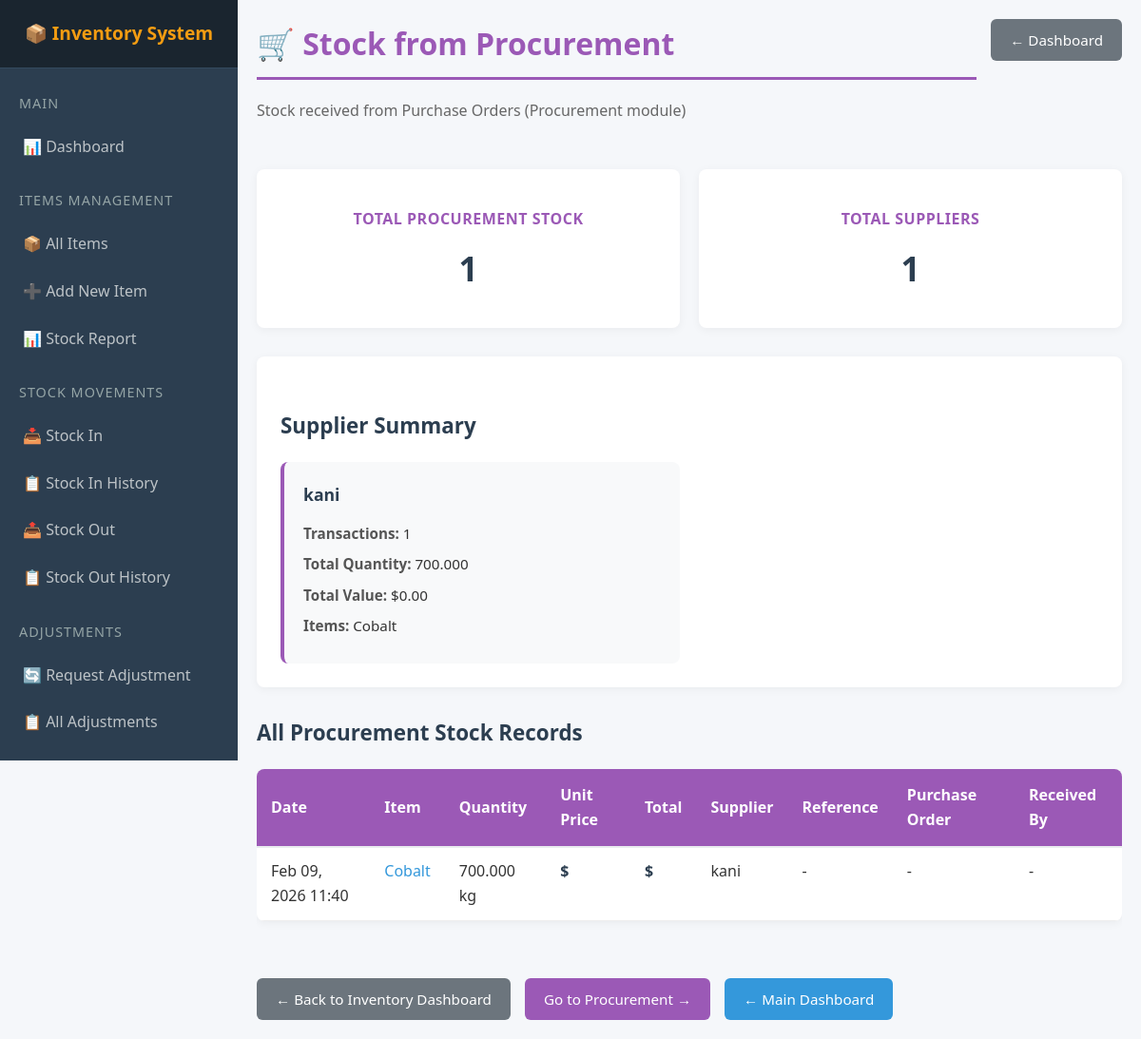
The page /inventory/procurement/ (signed in) on the database as committed earlier.
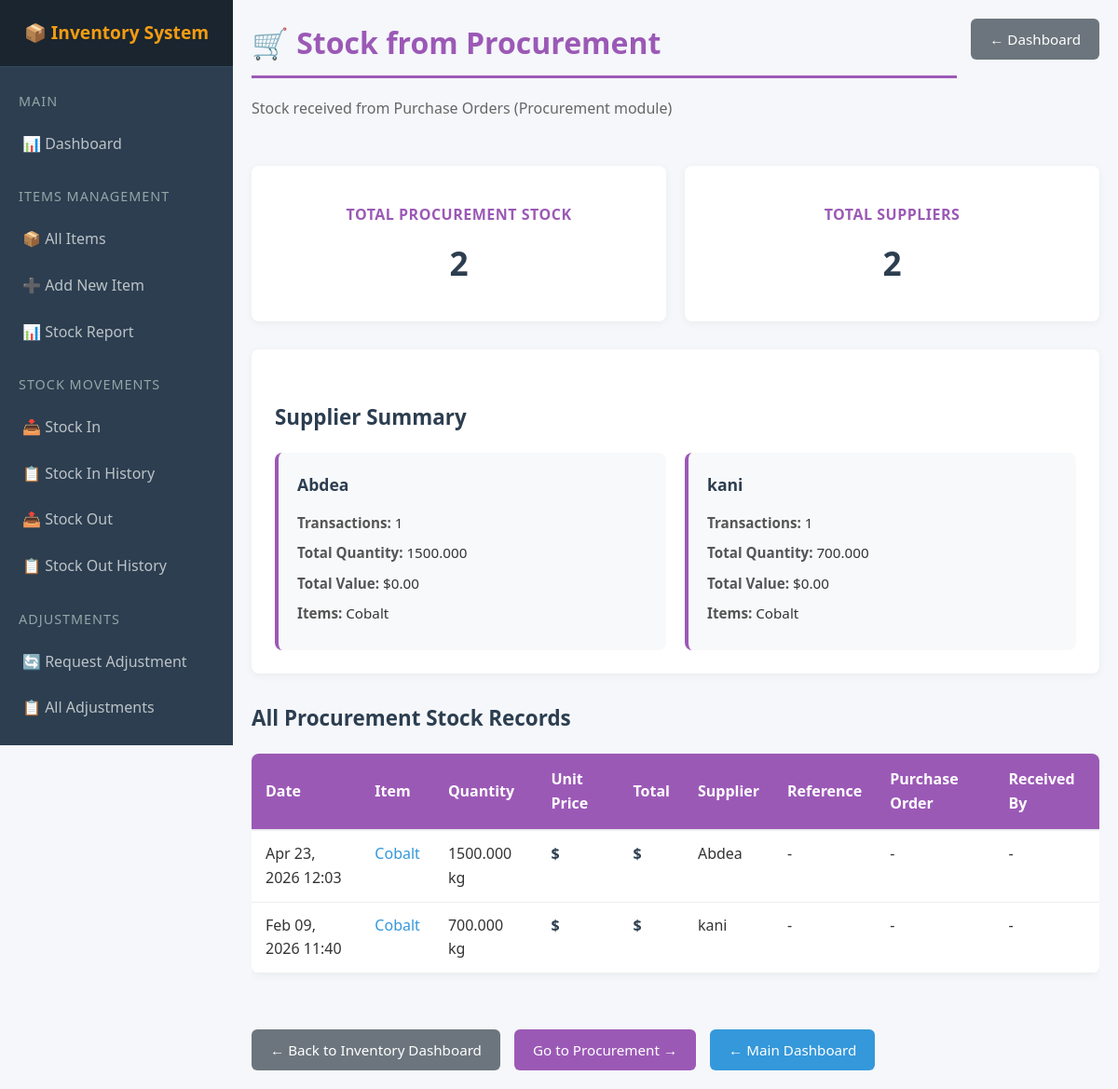
The same page on the database as committed later.
### inventory/models.py (models this page shows, shortened)
class StockIn(models.Model):
    SOURCE_CHOICES = [
        ('Purchase', 'Purchase Order'),
        ('Return', 'Customer Return'),
        ('Production', 'Production'),
        ('Adjustment', 'Stock Adjustment'),
        ('Other', 'Other'),
    ]
    STATUS_CHOICES = [
        ('pending', 'Pending Approval'),
        ('approved', 'Approved'),
        ('rejected', 'Rejected'),
    ]
    item = models.ForeignKey(Item, on_delete=models.PROTECT, related_name='stock_ins')
    quantity = models.DecimalField(max_digits=15, decimal_places=3, validators=[MinValueValidator(0.001)])
    source = models.CharField(max_length=20, choices=SOURCE_CHOICES, default='Purchase')
    supplier = models.CharField(max_length=100, blank=True, null=True)
    reference = models.CharField(max_length=100, blank=True, null=True, help_text="PO Number, GRN, etc.")
    status = models.CharField(
        max_length=20,
        choices=STATUS_CHOICES,
        default='pending'
    )
    approved_by = models.ForeignKey(User, on_delete=models.SET_NULL, null=True, blank=True, related_name='approved_stock_ins')
    approved_at = models.DateTimeField(null=True, blank=True)
    date = models.DateTimeField(auto_now_add=True)
    created_at = models.DateTimeField(auto_now_add=True)
    created_by = models.ForeignKey(User, on_delete=models.SET_NULL, null=True, related_name='created_stock_ins')
    received_by = models.CharField(max_length=100, blank=True, null=True)
    notes = models.TextField(blank=True, null=True)
    class Meta:
        ordering = ['-date']
        verbose_name = 'Stock In'
        verbose_name_plural = 'Stock Ins'

class Item(models.Model):
    CATEGORY_CHOICES = [
        ('RAW_MATERIALS', 'Raw Materials'),
        ('CHEMICALS', 'Chemicals'),
        ('FINISHED_GOODS', 'Finished Goods'),
        ('OTHERS', 'Others'),
    ]
    name = models.CharField(max_length=100)
    category = models.CharField(max_length=50, choices=CATEGORY_CHOICES, default='RAW_MATERIALS')
    description = models.TextField(blank=True, null=True)
    sku = models.CharField(max_length=50, unique=True, blank=True, null=True, help_text="Stock Keeping Unit")
    unit_of_measure = models.CharField(max_length=20, default='kg', help_text="e.g., kg, pcs, liter, box")
    quantity = models.DecimalField(max_digits=15, decimal_places=3, default=Decimal('0.000'))
    reorder_level = models.DecimalField(max_digits=15, decimal_places=3, default=Decimal('10.000'))
    minimum_stock = models.DecimalField(max_digits=15, decimal_places=3, default=Decimal('5.000'))
    purchase_price = models.DecimalField(max_digits=12, decimal_places=2, default=0, help_text="Cost price in Tsh")
    selling_price = models.DecimalField(max_digits=12, decimal_places=2, default=0, help_text="Selling price in Tsh")
    created_at = models.DateTimeField(auto_now_add=True)
    updated_at = models.DateTimeField(auto_now=True)
    is_active = models.BooleanField(default=True)
    class Meta:
        ordering = ['name']
        verbose_name = 'Inventory Item'
        verbose_name_plural = 'Inventory Items'
        constraints = [
            models.UniqueConstraint(
                fields=['name'],
                name='unique_item_name',
                condition=models.Q(is_active=True),
            )
        ]

### inventory/views.py (the view)
# urls.py: path('procurement/', views.procurement_stock, name='procurement_stock'),
@login_required
@group_required('Inventory')
def procurement_stock(request):
    procurement_stock = StockIn.objects.filter(
        source='Purchase'
    ).select_related('item').order_by('-date')
    supplier_summary = {}
    for stock_in in procurement_stock:
        supplier = stock_in.supplier or 'Unknown'
        if supplier not in supplier_summary:
            supplier_summary[supplier] = {
                'count': 0,
                'total_quantity': 0,
                'items': set()
            }
        supplier_summary[supplier]['count'] += 1
        supplier_summary[supplier]['total_quantity'] += stock_in.quantity
        supplier_summary[supplier]['items'].add(stock_in.item.name)
    context = {
        'procurement_stock': procurement_stock,
        'supplier_summary': supplier_summary,
        'usd_to_tsh': USD_TO_TSH,
    }
    return render(request, 'inventory/procurement_stock.html', context)

### finance/context_processors.py (called while the page is built)
def finance_context(request):
    if request.user.is_authenticated and request.user.is_superuser:
        finance_pending_requests = FinanceEditRequest.objects.filter(
            status='Pending'
        ).count()
    else:
        finance_pending_requests = 0
    return {
        'finance_pending_requests': finance_pending_requests,
    }

### hr/context_processors.py (called while the page is built, shortened)
def leave_counts(request):
    if not request.user.is_authenticated:
        return {}
    pending_count = 0
    user_is_manager = request.user.groups.filter(name='Manager').exists()
    try:
        from .models import LeaveRequest, Employee
    except ImportError:
        pass
    return {
    'hr_pending_leaves': pending_count,
    'user_is_manager': user_is_manager,
    }

### sales/context_processors.py (called while the page is built, shortened)
def sales_sidebar_context(request):
    return {}

### inventory/templates/inventory/procurement_stock.html (shortened to what the changed rows need)
{% extends 'inventory/base.html' %}
{% load static %}
{% block extra_css %}
<link rel="stylesheet" href="{% static 'inventory/css/procurement.css' %}">
<link rel="stylesheet" href="{% static 'inventory/css/list.css' %}">
{% endblock %}
{% block content %}
<div class="page-header">
    <div class="page-title-section">
        <h1 class="procurement-header">🛒 Stock from Procurement</h1>
    </div>
</div>
<div class="stats">
    <div class="stat-card">
        <h3>Total Procurement Stock</h3>
        <p>{{ procurement_stock.count }}</p>
    </div>
    <div class="stat-card">
        <h3>Total Suppliers</h3>
        <p>{{ supplier_summary|length }}</p>
    </div>
</div>
<div class="supplier-summary">
    <h2 class="procurement-section">Supplier Summary</h2>
    <div class="supplier-grid">
        {% for supplier, data in supplier_summary.items %}
        <div class="supplier-card">
            <h4>{{ supplier }}</h4>
            <p><strong>Transactions:</strong> {{ data.count }}</p>
            <p><strong>Total Quantity:</strong> {{ data.total_quantity|floatformat:3 }}</p>
            <p><strong>Total Value:</strong> ${{ data.total_value|default:0|floatformat:2 }}</p>
            <p><strong>Items:</strong>
                {% if data.items %}
                    {% for item in data.items|slice:":3" %}
                        {{ item }}{% if not forloop.last %}, {% endif %}
                    {% endfor %}
                {% else %}
                    No items
                {% endif %}
            </p>
        </div>
        {% empty %}
        <div class="procurement-empty" style="grid-column: 1 / -1;">
            <p>No procurement stock data yet.</p>
            <p class="note-text">Stock will appear here when Purchase Orders are delivered.</p>
        </div>
        {% endfor %}
    </div>
</div>
<h2 class="procurement-section">All Procurement Stock Records</h2>
<div class="table-responsive">
    <table class="procurement-table">
        <thead>
            <tr>
                <th>Date</th>
                <th>Item</th>
                <th>Quantity</th>
                <th>Unit Price</th>
                <th>Total</th>
                <th>Supplier</th>
                <th>Reference</th>
                <th>Purchase Order</th>
                <th>Received By</th>
            </tr>
        </thead>
        <tbody>
            {% for stock_in in procurement_stock %}
            <tr>
                <td>{{ stock_in.date|date:"M d, Y H:i" }}</td>
                <td>
                    <a href="{% url 'inventory:item_detail' stock_in.item.pk %}" class="item-link">
                        {{ stock_in.item.name }}
                    </a>
                </td>
                <td>{{ stock_in.quantity }} {{ stock_in.item.unit_of_measure }}</td>
                <td class="price">${{ stock_in.unit_price|floatformat:2 }}</td>
                <td class="price">${{ stock_in.total_price|floatformat:2 }}</td>
                <td>{{ stock_in.supplier|default:"-" }}</td>
                <td>{{ stock_in.reference|default:"-" }}</td>
                <td>
                    {% if stock_in.purchase_order %}
                    <a href="{% url 'procurement:purchase_order_detail' stock_in.purchase_order.pk %}" class="procurement-link">
                        {{ stock_in.purchase_order.po_number }}
                    </a>
                    {% else %}
                    -
                    {% endif %}
                </td>
                <td>{{ stock_in.received_by|default:"-" }}</td>
            </tr>
            {% endfor %}
        </tbody>
    </table>
</div>
{% endblock %}

Rows that differ between the two databases and show on the page:
added StockIn: supplier_summary "Abdea", date "Apr 23, 2026 12:03", item.name "Cobalt", quantity "1500.000", item.unit_of_measure "kg", supplier "Abdea", reference "-", received_by "-"
Other text that changed with them:
{{ procurement_stock.count }}: "1" → "2"
{{ supplier_summary|length }}: "1" → "2"
new list line: "Transactions: 1 Total Quantity: 1500.000 Total Value: $ 0.00 Items:"
new list line: "Cobalt"
